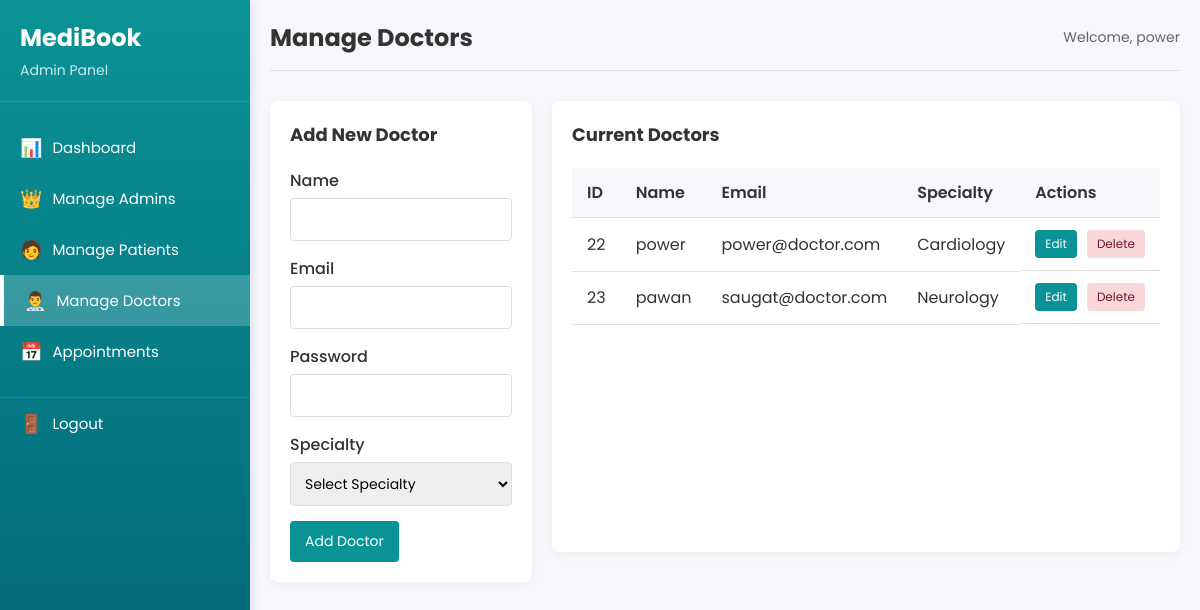
Before: /login_register/bkstf/admin_dashboard.php?action=doctors (signed in) with the older database file.
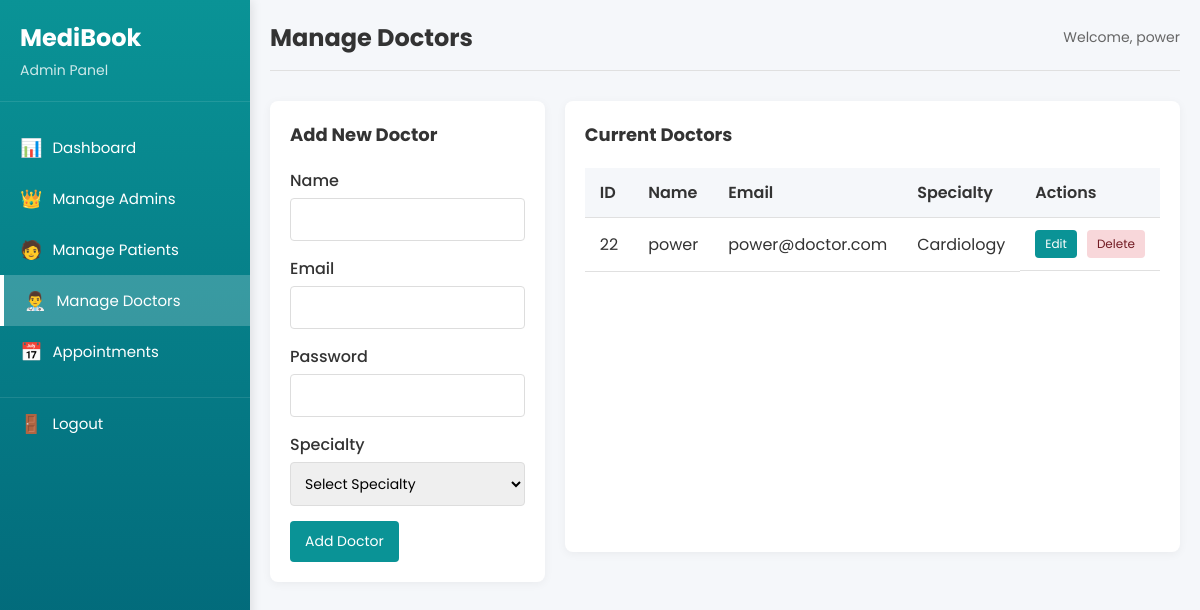
After: the same page with the newer database file.
### tables this page shows
CREATE TABLE `users` (
  `id` int(10) UNSIGNED NOT NULL,
  `name` varchar(255) NOT NULL,
  `email` varchar(255) NOT NULL,
  `password` varchar(255) NOT NULL,
  `role` enum('user','admin','doctor') NOT NULL,
  `created_at` timestamp NOT NULL DEFAULT current_timestamp(),
  `specialty` varchar(255) NOT NULL DEFAULT ''
);

### login_register/bkstf/admin_dashboard.php (the view, shortened to what this page needs)
<?php
require_once 'config.php';
$email = $_SESSION['email'];
$result = $conn->query("SELECT * FROM users WHERE email = '$email' AND role = 'admin'");
$admin = $result->fetch_assoc();
$action = isset($_GET['action']) ? $_GET['action'] : 'dashboard';
?>
<!DOCTYPE html>
<html lang="en">
<head>
    <link rel="stylesheet" href="css/admin.css">
</head>
<body>
    <div class="admin-container">
        <div class="sidebar">
            <div class="sidebar-header">
                <h2>MediBook</h2>
                <p>Admin Panel</p>
            </div>
            <div class="sidebar-menu">
                <a href="?action=dashboard" class="<?php echo $action == 'dashboard' ? 'active' : ''; ?>">
                    <span class="icon">📊</span> Dashboard
                </a>
                <a href="?action=admins" class="<?php echo $action == 'admins' ? 'active' : ''; ?>">
                    <span class="icon">👑</span> Manage Admins
                </a>
                <a href="?action=patients" class="<?php echo $action == 'patients' ? 'active' : ''; ?>">
                    <span class="icon">🧑</span> Manage Patients
                </a>
                <a href="?action=doctors" class="<?php echo $action == 'doctors' ? 'active' : ''; ?>">
                    <span class="icon">👨‍⚕️</span> Manage Doctors
                </a>
                <a href="?action=appointments" class="<?php echo $action == 'appointments' ? 'active' : ''; ?>">
                    <span class="icon">📅</span> Appointments
                </a>
                <a href="logout.php" class="logout-btn">
                    <span class="icon">🚪</span> Logout
                </a>
            </div>
        </div>
        <div class="main-content">
            <div class="header">
                <h1>
                    <?php
                    switch ($action) {
                        case 'doctors':
                            echo 'Manage Doctors';
                            break;
                    }
                    ?>
                </h1>
                <div class="user-info">
                    <span>Welcome, <?php echo htmlspecialchars($admin['name']); ?></span>
                </div>
            </div>
            <?php if ($action == 'doctors'): ?>
                <div class="admin-section">
                    <div class="add-form">
                        <h2>Add New Doctor</h2>
                        <form method="post" action="?action=doctors">
                            <div class="form-group">
                                <label for="name">Name</label>
                                <input type="text" id="name" name="name" required>
                            </div>
                            <div class="form-group">
                                <label for="email">Email</label>
                                <input type="email" id="email" name="email" required>
                            </div>
                            <div class="form-group">
                                <label for="password">Password</label>
                                <input type="password" id="password" name="password" required>
                            </div>
                            <div class="form-group">
                                <label for="specialty">Specialty</label>
                                <select id="specialty" name="specialty" required>
                                    <option value="">Select Specialty</option>
                                </select>
                            </div>
                            <button type="submit" name="add_doctor">Add Doctor</button>
                        </form>
                    </div>
                    <div class="list-section">
                        <h2>Current Doctors</h2>
                        <div class="table-container">
                            <table>
                                <thead>
                                    <tr>
                                        <th>ID</th>
                                        <th>Name</th>
                                        <th>Email</th>
                                        <th>Specialty</th>
                                        <th>Actions</th>
                                    </tr>
                                </thead>
                                <tbody>
                                    <?php
                                    $doctors = $conn->query("SELECT * FROM users WHERE role = 'doctor'");
                                    if ($doctors->num_rows > 0) {
                                        while ($row = $doctors->fetch_assoc()) {
                                            echo "<tr>";
                                            echo "<td>" . $row['id'] . "</td>";
                                            echo "<td>" . htmlspecialchars($row['name']) . "</td>";
                                            echo "<td>" . htmlspecialchars($row['email']) . "</td>";
                                            echo "<td>" . htmlspecialchars($row['specialty'] ?? 'Not specified') . "</td>";
                                            echo "<td class='action-buttons'>";
                                            echo "<button class='edit-btn' onclick='openDoctorEditModal(" . $row['id'] . ", \"" . htmlspecialchars($row['name']) . "\", \"" . htmlspecialchars($row['email']) . "\", \"" . htmlspecialchars($row['specialty'] ?? '') . "\")'>Edit</button>";
                                            echo "<a href='?action=doctors&delete_user=1&id=" . $row['id'] . "' class='delete-btn' onclick='return confirm(\"Are you sure you want to delete this doctor?\")'>Delete</a>";
                                            echo "</td>";
                                            echo "</tr>";
                                        }
                                    } else {
                                        echo "<tr><td colspan='5'>No doctors found</td></tr>";
                                    }
                                    ?>
                                </tbody>
                            </table>
                        </div>
                    </div>
                </div>
            <?php endif; ?>
        </div>
    </div>
</body>
</html>

### login_register/bkstf/css/admin.css (style rules this page uses)
* { font-family: "Poppins", sans-serif; margin: 0; padding: 0; box-sizing: border-box; }
body { background-color: #f5f7fa; color: #333; min-height: 100vh; }
.admin-container { display: flex; min-height: 100vh; }
.sidebar { width: 250px; background: linear-gradient(to bottom, #0a9396, #005f73); color: white; padding: 20px 0; box-shadow: 2px 0 10px rgba(0, 0, 0, 0.1); position: fixed; height: 100%; overflow-y: auto; z-index: 100; }
.sidebar-header { padding: 0 20px 20px; border-bottom: 1px solid rgba(255, 255, 255, 0.1); margin-bottom: 20px; }
.sidebar-header h2 { font-size: 24px; margin-bottom: 5px; }
.sidebar-header p { font-size: 14px; opacity: 0.8; }
.sidebar-menu { display: flex; flex-direction: column; }
.sidebar-menu a { padding: 12px 20px; color: white; text-decoration: none; display: flex; align-items: center; transition: all 0.3s; font-size: 15px; }
.sidebar-menu a.active { background-color: rgba(255, 255, 255, 0.2); border-left: 4px solid white; }
.sidebar-menu .icon { margin-right: 10px; font-size: 18px; }
.logout-btn { margin-top: 20px; border-top: 1px solid rgba(255, 255, 255, 0.1); padding-top: 10px; }
.main-content { flex: 1; padding: 20px; margin-left: 250px; width: calc(100% - 250px); }
.header { display: flex; justify-content: space-between; align-items: center; margin-bottom: 30px; padding-bottom: 15px; border-bottom: 1px solid #e0e0e0; }
.header h1 { font-size: 24px; color: #333; }
.user-info { font-size: 14px; color: #666; }
.recent-section, .list-section { background: white; border-radius: 8px; padding: 20px; box-shadow: 0 2px 10px rgba(0, 0, 0, 0.05); margin-bottom: 30px; }
.recent-section h2, .list-section h2, .add-form h2 { margin-bottom: 20px; color: #333; font-size: 18px; }
.table-container { overflow-x: auto; }
table { width: 100%; border-collapse: collapse; }
table th, table td { padding: 12px 15px; text-align: left; border-bottom: 1px solid #e0e0e0; }
table th { background-color: #f5f7fa; font-weight: 600; color: #333; }
.admin-section { display: grid; grid-template-columns: 1fr 2fr; gap: 20px; }
.add-form { background: white; border-radius: 8px; padding: 20px; box-shadow: 0 2px 10px rgba(0, 0, 0, 0.05); }
.form-group { margin-bottom: 15px; }
.form-group label { display: block; margin-bottom: 5px; font-weight: 500; color: #333; }
.form-group input, .form-group select, .form-group textarea { width: 100%; padding: 10px; border: 1px solid #ddd; border-radius: 4px; font-size: 14px; }
button[type="submit"] { background-color: #0a9396; color: white; border: none; padding: 10px 15px; border-radius: 4px; cursor: pointer; font-size: 14px; transition: background-color 0.3s; }
.action-buttons { display: flex; gap: 10px; }
.edit-btn { background-color: #0a9396; color: white; padding: 5px 10px; border-radius: 4px; text-decoration: none; font-size: 12px; border: none; cursor: pointer; transition: background-color 0.3s; }
.delete-btn { background-color: #f8d7da; color: #721c24; padding: 5px 10px; border-radius: 4px; text-decoration: none; font-size: 12px; transition: background-color 0.3s; }

Changed rows visible on the page:
removed users: id "23", name "pawan", email "saugat@doctor.com", specialty "Neurology"
